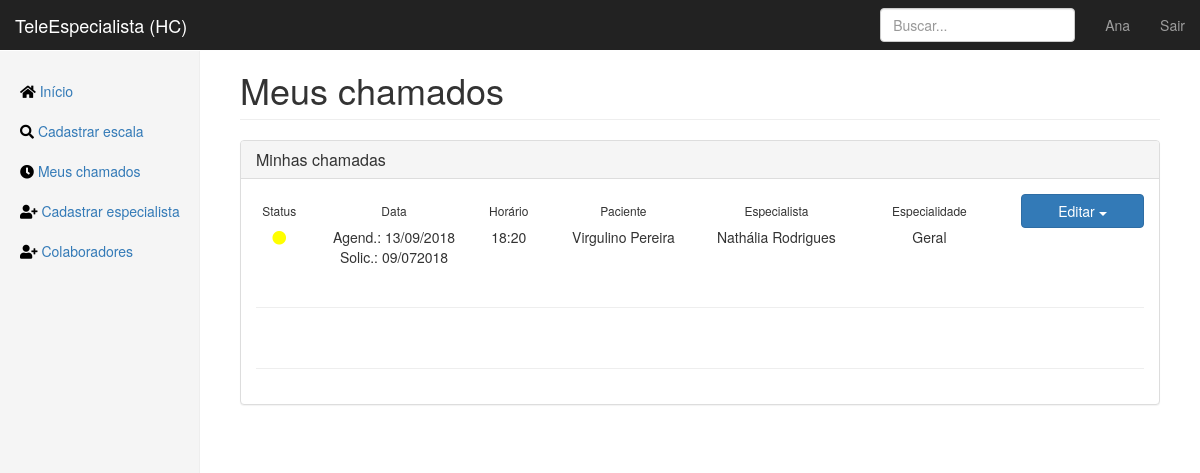
/my_calls (signed in), run on the app's committed database.
### app/models.py (models this page shows, shortened)
class User(db.Model, UserMixin):
    id = db.Column(db.Integer, primary_key=True)
    email = db.Column(db.String(120), unique=True, nullable=False)
    password = db.Column(db.String(64), nullable=False)
    image_file = db.Column(db.String(100))
    crm = db.Column(db.Integer, unique=True, nullable=False)
    fullname = db.Column(db.String(256), nullable=False)
    birthdate = db.Column(db.DateTime)
    birthcity = db.Column(db.String(256))
    birthstate = db.Column(db.String(2))
    rg = db.Column(db.String(12), unique=True, nullable=False)
    cpf = db.Column(db.String(12), unique=True, nullable=False)
    cep = db.Column(db.Integer)
    place = db.Column(db.String(64))
    address = db.Column(db.String(256))
    neighborhood = db.Column(db.String(128))
    city = db.Column(db.String(128))
    state = db.Column(db.String(2))
    phone_1 = db.Column(db.String(16), nullable=False)
    phone_2 = db.Column(db.String(16))
    specialties = db.relationship('Specialty', secondary=joinsSpecialtyUser,
    backref=db.backref('doctors', lazy='dynamic'))
    consultas = db.relationship('Consulta', secondary=joinConsultaUser,
    backref=db.backref('doctors', lazy='dynamic'))
    shifts = db.relationship('Calendar', secondary=joinCalendarUser,
    backref=db.backref('doctor', lazy='dynamic'))

class Consulta(db.Model):
    id = db.Column(db.Integer, primary_key=True)
    data_solicitacao = db.Column(db.DateTime, default=datetime.datetime.now)
    data_agendada = db.Column(db.DateTime, default=datetime.datetime.now)
    nome_paciente = db.Column(db.String(256))
    status = db.Column(db.String(256), default="Aguardando") # Aguardando, Confirmada, Cancelada
    link_consulta = db.Column(db.String(256), default="Empty")
    def get_other_doctor(self, user_eu):
        return self.doctors.filter(User.id!=user_eu.id)[0]

class Specialty(db.Model):
    id = db.Column(db.Integer, primary_key=True)
    specialty = db.Column(db.String(64), unique=True, nullable=False)
    service_days = db.relationship('Calendar', backref='specialty')

### app/routes.py (the view)
@app.route("/my_calls")
@login_required
def my_calls():
    return render_template("my_calls.html", title="Meus chamados")

### app/models.py (called while the page is built)
@login_manager.user_loader
def load_user(user_id):
    return User.query.get(int(user_id))

### app/templates/my_calls.html (shortened to what this page needs)
{% extends "layout_specialist.html" %}
{% block content %}
<h1 class="page-header">Meus chamados</h1>
<div class="panel panel-default">
    <div class="panel-heading">
        <h3 class="panel-title">Minhas chamadas</h3>
    </div>
    <div class="panel-body">
        {% for consulta in current_user.consultas[::-1] %}
        <div class="row">
            <div class="col-md-1 text-center">
                <h6>Status</h6>
                {% if consulta.status == "Aguardando" %}
                <i class="fas fa-circle" style="color:yellow;"></i>
                {% elif consulta.status == "Confirmada" %}
                <i class="fas fa-circle" style="color:lightgreen;"></i>
                {% else %}
                <i class="fas fa-circle" style="color:red;"></i>
                {%endif%}
            </div>
            <div class="col-md-2 text-center">
                <h6>Data</h6>
                Agend.: {{ consulta.data_agendada.strftime('%d/%m/%Y') }}
                Solic.: {{ consulta.data_solicitacao.strftime('%d/%m%Y') }}
            </div>
            <div class="col-md-1 text-center">
                <h6>Horário</h6>
                <p>{{ consulta.data_agendada.strftime('%H:%M') }}</p>
            </div>
            <div class="col-md-2 text-center">
                <h6>Paciente</h6>
                <p>{{ consulta.nome_paciente }}</p>
            </div>
            <div class="col-md-2 text-center">
                <h6>Especialista</h6>
                <p>{{consulta.get_other_doctor(current_user).fullname}}</p>
            </div>
            <div class="col-md-2 text-center">
                <h6>Especialidade</h6>
                <p>{{consulta.get_other_doctor(current_user).specialties[0].specialty}}</p>
            </div>
            <div class="col-md-2">
                <div class="btn-group btn-block">
                    <button type="button" class="btn btn-primary dropdown-toggle btn-block" data-toggle="dropdown" aria-haspopup="true" aria-expanded="false">
                        Editar <span class="caret"></span>
                    </button>
                </div>
            </div>
        </div>
        <br><hr>
        {% endfor %}
        <br><hr>
    </div>
</div>
{% endblock content %}

### app/templates/layout_specialist.html (shortened to what this page needs)
<!DOCTYPE html>
<html lang="pt-br">
<head>
    <link rel="stylesheet" href="https://use.fontawesome.com/releases/v5.0.13/css/all.css">
    <link href="{{ url_for('static', filename='css/bootstrap.min.css') }}" rel="stylesheet" type="text/css">
    <link href="{{ url_for('static', filename='css/dashboard.css') }}" rel="stylesheet" type="text/css">
    <link href="{{ url_for('static', filename='css/mainLogged.css') }}" rel="stylesheet" type="text/css">
</head>
<body>
    <nav class="navbar navbar-inverse navbar-fixed-top">
        <div class="container-fluid">
            <div class="navbar-header">
                <a class="navbar-brand" href="{{ url_for('home') }}">TeleEspecialista (HC)</a>
            </div>
            <div id="navbar" class="navbar-collapse collapse">
                <ul class="nav navbar-nav navbar-right">
                  <li><a href="{{ url_for("account") }}">{{current_user.fullname.split()[0]}}</a></li>
                    <li><a href="{{ url_for("logout") }}">Sair</a></li>
                </ul>
                <form class="navbar-form navbar-right">
                    <input type="text" class="form-control" placeholder="Buscar...">
                </form>
            </div>
        </div>
    </nav>
    <div class="container-fluid">
        <div class="row">
            <div class="col-sm-3 col-md-2 sidebar">
                <ul class="nav nav-sidebar">
                    <li><a href="{{ url_for("home") }}"> <i class="fa fa-home" style="color:black"></i>
                        Início<span class="sr-only">(current)</span></a></li>
                        <li><a href="{{ url_for("new_scale") }}"><i class="fa fa-search" style="color:black"></i>
                        Cadastrar escala</a></li>
                    <li><a href="{{ url_for("my_calls") }}"><i class="fa fa-clock" style="color:black"></i>
                        Meus chamados</a></li>
                    <li><a href="{{ url_for("register") }}"><i class="fa fa-user-plus" style="color:black"></i>
                        Cadastrar especialista</a></li>
                    <li><a href="{{ url_for("staff") }}"><i class="fa fa-user-plus" style="color:black"></i>
                        Colaboradores</a></li>
                </ul>
            </div>
            <div class="col-sm-9 col-sm-offset-3 col-md-10 col-md-offset-2 main">
                {% block content %}
                {% endblock content %}
            </div>
        </div>
    </div>
</body>
</html>

### app/static/css/dashboard.css (style rules this page uses)
body { padding-top: 50px; }
.navbar-fixed-top { border: 0; }
.sidebar { display: none; }
@media (min-width: 768px) { .sidebar { position: fixed; top: 51px; bottom: 0; left: 0; z-index: 1000; display: block; padding: 20px; overflow-x: hidden; overflow-y: auto; background-color: #f5f5f5; border-right: 1px solid #eee; } }
.nav-sidebar { margin-right: -21px; margin-bottom: 20px; margin-left: -20px; }
.nav-sidebar > li > a { padding-right: 20px; padding-left: 20px; }
.main { padding: 20px; }
@media (min-width: 768px) { .main { padding-right: 40px; padding-left: 40px; } }
.main .page-header { margin-top: 0; }

### data on the page
User: fullname "Ana"
Consulta: status "Aguardando" (drawn), data_agendada "13/09/2018", data_solicitacao "09/072018", data_agendada "18:20", nome_paciente "Virgulino Pereira", get_other_doctor "Nathália Rodrigues", get_other_doctor "Geral"
